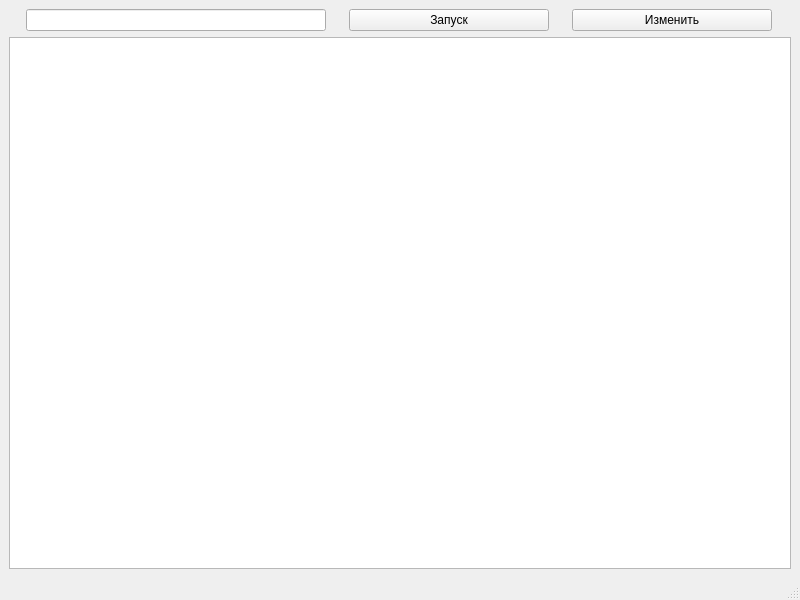
<?xml version="1.0" encoding="UTF-8"?>
<ui version="4.0">
 <class>MainWindow</class>
 <widget class="QMainWindow" name="MainWindow">
  <property name="geometry">
   <rect>
    <x>0</x>
    <y>0</y>
    <width>800</width>
    <height>600</height>
   </rect>
  </property>
  <property name="windowTitle">
   <string>MainWindow</string>
  </property>
  <widget class="QWidget" name="centralwidget">
   <layout class="QVBoxLayout" name="verticalLayout">
    <item>
     <layout class="QHBoxLayout" name="horizontalLayout">
      <item>
       <widget class="QLineEdit" name="lineEdit">
        <property name="sizePolicy">
         <sizepolicy hsizetype="Fixed" vsizetype="Fixed">
          <horstretch>0</horstretch>
          <verstretch>0</verstretch>
         </sizepolicy>
        </property>
        <property name="minimumSize">
         <size>
          <width>300</width>
          <height>0</height>
         </size>
        </property>
       </widget>
      </item>
      <item>
       <widget class="QPushButton" name="pushButton">
        <property name="sizePolicy">
         <sizepolicy hsizetype="Fixed" vsizetype="Fixed">
          <horstretch>0</horstretch>
          <verstretch>0</verstretch>
         </sizepolicy>
        </property>
        <property name="minimumSize">
         <size>
          <width>200</width>
          <height>0</height>
         </size>
        </property>
        <property name="text">
         <string>Запуск</string>
        </property>
       </widget>
      </item>
      <item>
       <widget class="QPushButton" name="pushButton_2">
        <property name="sizePolicy">
         <sizepolicy hsizetype="Fixed" vsizetype="Fixed">
          <horstretch>0</horstretch>
          <verstretch>0</verstretch>
         </sizepolicy>
        </property>
        <property name="minimumSize">
         <size>
          <width>200</width>
          <height>0</height>
         </size>
        </property>
        <property name="text">
         <string>Изменить</string>
        </property>
       </widget>
      </item>
     </layout>
    </item>
    <item>
     <widget class="QTableWidget" name="tableWidget"/>
    </item>
   </layout>
  </widget>
  <widget class="QMenuBar" name="menubar">
   <property name="geometry">
    <rect>
     <x>0</x>
     <y>0</y>
     <width>800</width>
     <height>26</height>
    </rect>
   </property>
  </widget>
  <widget class="QStatusBar" name="statusbar"/>
 </widget>
 <resources/>
 <connections/>
</ui>
